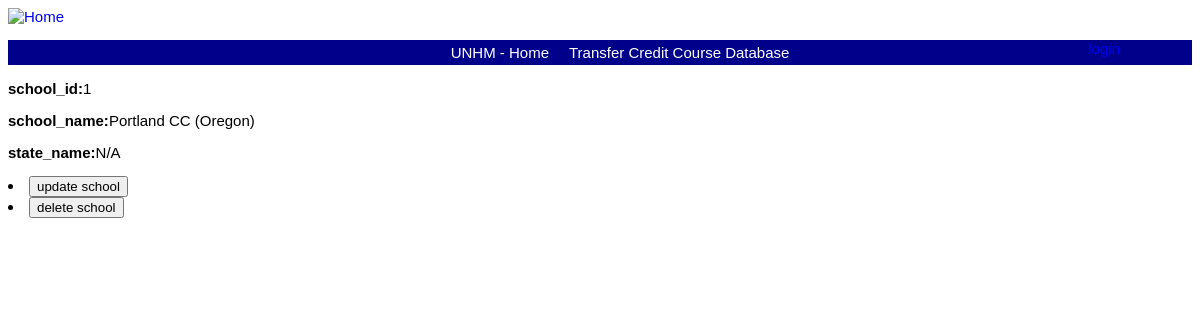
The app's page /transfer/school/1/ with its own data.
### transfer/models/model_school.py (models this page shows, shortened)
class School(models.Model):
    school_id = models.AutoField(primary_key=True)
    school_name = models.CharField(max_length=100)
    state_name = models.CharField(max_length=100)

### transfer/views/school_views.py (the view)
# urls.py: path('school/<int:pk>/', SchoolDetailView.as_view(), name='school_detail'),
class SchoolDetailView(DetailView):
    model = School
    template_name = 'school_html/school_detail.html'

### templates/school_html/school_detail.html
{% extends 'base.html' %}
{% block content %}
<div class="post-entry">
  <p><strong>school_id:</strong>{{ object.school_id }}</p>
  <p><strong>school_name:</strong>{{ object.school_name }}</p>
  <p><strong>state_name:</strong>{{ object.state_name }}</p>
</div>
<li><a href="{% url 'school_update' school.pk %}"><button type="submit">update school</button></a></li>
<li><a href="{% url 'school_delete' school.pk %}"><button type="submit">delete school</button></a></li>
{% endblock content %}

### static/css/base.css (style rules this page uses)
body { font-family: 'Source Sans Pro', sans-serif; font-size:15px; }

### records on screen
School: school_id "1", school_name "Portland CC (Oregon)", state_name "N/A"
